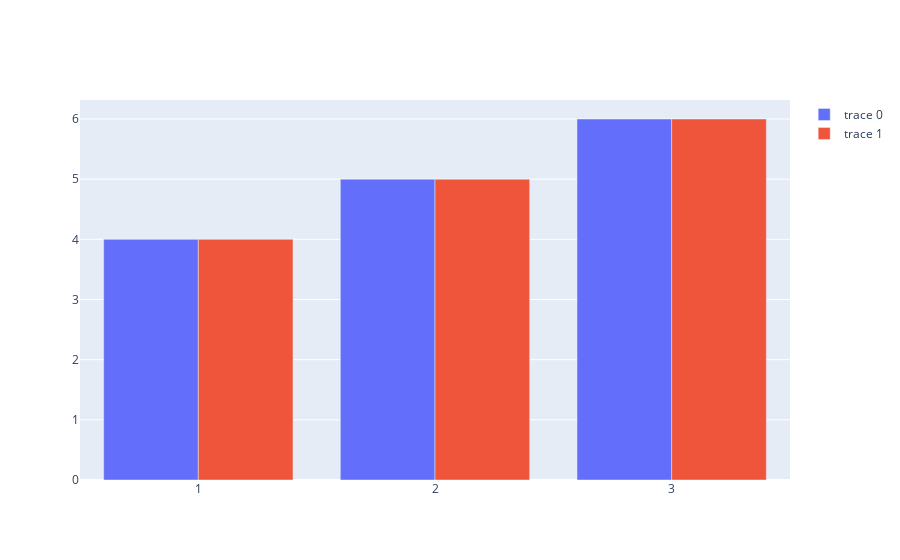

Notebook code cell kept with this figure:
### Code cell
fig.add_bar(x = x, y = y)
fig.show()

### Figure 1 — Plotly figure (JSON) as saved in the notebook; plotly's stock layout.template omitted (floating-point values rounded to 4 significant figures)
{"data": [{"type": "bar", "x": [1, 2, 3], "y": [4, 5, 6]}, {"type": "bar", "x": [1, 2, 3], "y": [4, 5, 6]}], "layout": {}}
